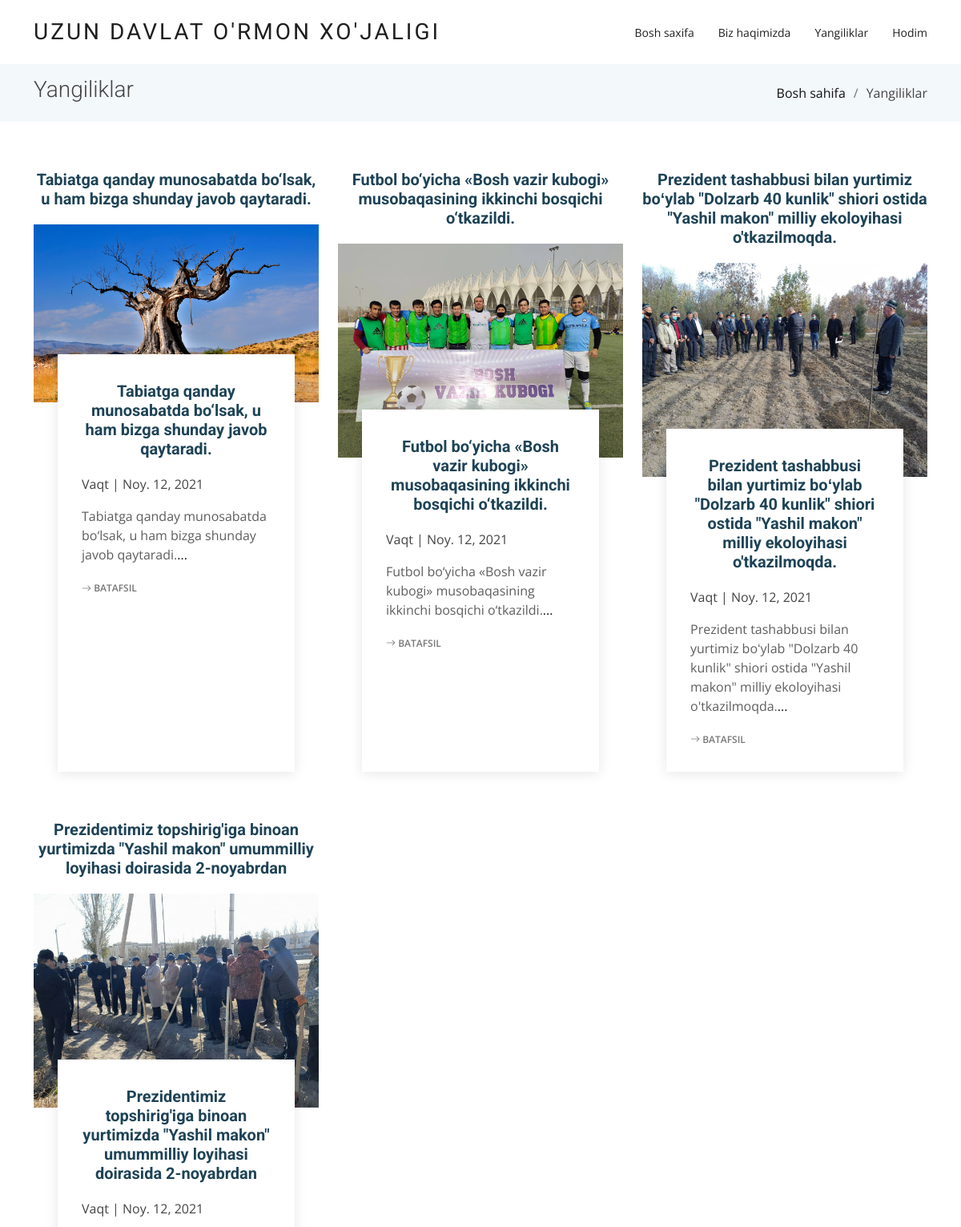
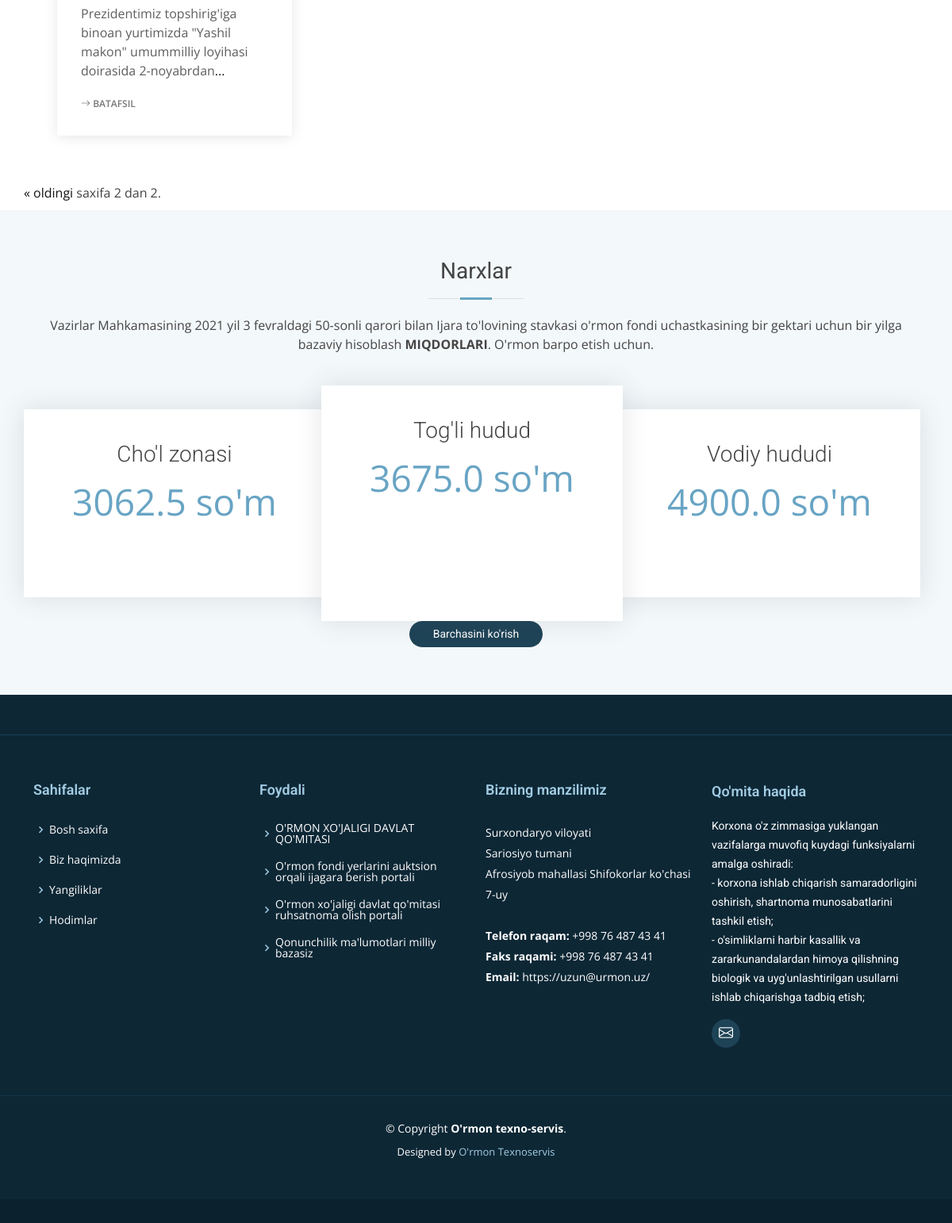
Screenshot of /news/?page=2 with the database file from the repository (2 pictures, top to bottom).
### articles/models.py (models this page shows, shortened)
class Newsmodel(models.Model):
    image = models.ImageField(upload_to='image/')
    title = models.CharField(max_length=250)
    summary = models.CharField(max_length=250)
    body = RichTextField()
    date = models.DateField(auto_now=True)

class NewsPrise(models.Model):
    title = models.CharField(max_length=50)
    price = models.FloatField()
    tarif = models.CharField(max_length=50, blank=True)
    plan = models.CharField(max_length=100, blank=True)

### articles/views.py (the view)
# urls.py: path('news/', newsview, name='news'),
def newsview(request):
    news_model = Newsmodel.objects.order_by('-date')
    news_price = NewsPrise.objects.all()
    paginator = Paginator(news_model, 9)
    page_number = request.GET.get('page')
    page_obj = paginator.get_page(page_number)
    tarjima = _("helo world")
    context = {
        'news_model': news_model,
        'news_price': news_price,
        'page_obj': page_obj,
        'tarjima': tarjima
    }
    return render(request, 'news.html', context)

### templates/news.html (shortened to what this page needs)
{% extends 'base.html' %}
{% block content %}
{% load static %}
  <main id="main">
    <section class="breadcrumbs">
      <div class="container">
        <div class="d-flex justify-content-between align-items-center">
          <h2>Yangiliklar</h2>
          <ol>
            <li><a href="{% url 'home' %}">Bosh sahifa</a></li>
            <li>Yangiliklar</li>
          </ol>
        </div>
      </div>
    </section>
    <section class="service-details">
      <div class="container">
        <div class="row">
        {% for data in page_obj %}
          <div class="col-md-4 d-flex align-items-stretch" data-aos="fade-up">
            <div class="card">
              <div class="card-img">
              <h5 class="card-title"><a href="{% url 'detail' data.pk %} ">{{ data.title }}</a></h5>
              {% if data.image %}
                <img src="{{ data.image.url }}" alt="...">
              {% endif %}
              </div>
              <div class="card-body">
                <h5 class="card-title"><a href="{% url 'detail' data.pk %} ">{{ data.title }} </a></h5>
                <p> Vaqt | {{ data.date }} </p>
                <p class="card-text">{{ data.summary }}<a href="{% url 'detail' data.pk %}">...</a></p>
                <div class="read-more"><a href="{% url 'detail' data.pk%}"><i class="bi bi-arrow-right"></i> Batafsil</a></div>
              </div>
            </div>
          </div>
        {% endfor %}
        <div class="pagination">
         <span class="step-links">
            {% if page_obj.has_previous %}
                <a href="?page=1">&laquo; oldingi</a>
            {% endif %}
            <span class="current">
                saxifa {{ page_obj.number }} dan {{ page_obj.paginator.num_pages }}.
            </span>
          </span>
        </div>
      </div>
    </section>
    <section class="pricing section-bg" data-aos="fade-up">
      <div class="container">
        <div class="section-title">
          <h2>Narxlar</h2>
          <p>Vazirlar Mahkamasining 2021 yil 3 fevraldagi 50-sonli qarori bilan Ijara to'lovining stavkasi o'rmon fondi uchastkasining bir gektari uchun bir yilga bazaviy hisoblash <b>MIQDORLARI</b>. O'rmon barpo etish uchun.</p>
        </div>
        <div class="row no-gutters">
        {% for data in news_price%}
          <div class="col-lg-4 box {% if forloop.counter == 2 %} featured {% endif %}">
            <h3>{{ data.title }}</h3>
            <h4>{{ data.price }} so'm</h4>
            <ul>
              <li>{{ data.plan }}</li>
            </ul>
          </div>
        {% endfor %}
        </div>
      </div>
      <center><a href="{% static '/Ижара ставкалари.xlsx' %}" class="get-started-btn">Barchasini ko'rish</a></center>
    </section>
  </main>
{% endblock content %}

### static/css/style.css (style rules this page uses)
body { font-family: "Open Sans", sans-serif; color: #444; }
a { color: #111213; text-decoration: none; }
h1, h2, h3, h4, h5, h6, .font-primary { font-family: "Roboto", sans-serif; }
#main { margin-top: 80px; }
section { padding: 60px 0; }
.section-bg { background-color: #f3f8fa; }
.section-title { text-align: center; padding-bottom: 30px; }
.section-title h2 { font-size: 28px; font-weight: 400; margin-bottom: 20px; padding-bottom: 20px; position: relative; }
.section-title h2::before { content: ''; position: absolute; display: block; width: 120px; height: 1px; background: #ddd; bottom: 1px; left: calc(50% - 60px); }
.section-title h2::after { content: ''; position: absolute; display: block; width: 40px; height: 3px; background: #68A4C4; bottom: 0; left: calc(50% - 20px); }
.section-title p { margin-bottom: 0; }
.breadcrumbs { padding: 15px 0; background-color: #f3f8fa; min-height: 40px; }
.breadcrumbs h2 { font-size: 28px; font-weight: 300; }
.breadcrumbs ol { display: flex; flex-wrap: wrap; list-style: none; padding: 0; margin: 0; }
.breadcrumbs ol li + li { padding-left: 10px; }
.breadcrumbs ol li + li::before { display: inline-block; padding-right: 10px; color: #6c757d; content: "/"; }
.service-details { padding-bottom: 10px; }
.service-details .card { border: 0; padding: 0 30px; margin-bottom: 60px; position: relative; }
.service-details .card-img { width: calc(100% + 60px); margin-left: -30px; overflow: hidden; z-index: 9; border-radius: 0; }
.service-details .card-img img { max-width: 100%; transition: all 0.3s ease-in-out; }
.service-details .card-body { z-index: 10; background: #fff; border-top: 4px solid #fff; padding: 30px; box-shadow: 0px 2px 15px rgba(0, 0, 0, 0.1); margin-top: -60px; transition: 0.3s; }
.service-details .card-title { font-weight: 700; text-align: center; margin-bottom: 20px; }
.service-details .card-title a { color: #1e4356; transition: 0.3s; }
.service-details .card-text { color: #5e5e5e; }
.service-details .read-more a { color: #777777; text-transform: uppercase; font-weight: 600; font-size: 12px; transition: 0.3s; }
.pricing .row { padding-top: 40px; }
.pricing .box { padding: 40px; margin-bottom: 30px; box-shadow: 0px 0px 30px rgba(73, 78, 92, 0.15); background: #fff; text-align: center; }
.pricing h3 { font-weight: 300; margin-bottom: 15px; font-size: 28px; }
.pricing h4 { font-size: 46px; color: #68A4C4; font-weight: 400; font-family: "Open Sans", sans-serif; margin-bottom: 25px; }
.pricing ul { padding: 0; list-style: none; color: #999; text-align: left; line-height: 20px; }
.pricing ul li { padding-bottom: 12px; }
.pricing .get-started-btn { background: #1e4356; display: inline-block; padding: 6px 30px; border-radius: 20px; color: #fff; transition: none; font-size: 14px; font-weight: 400; font-family: "Roboto", sans-serif; transition: 0.3s; }
.pricing .featured { z-index: 10; margin: -30px -5px 0 -5px; }

### rows the page displays
Newsmodel: title "Tabiatga qanday munosabatda bo‘lsak, u ham bizga shunday javob qaytaradi.", image (picture), date "Noy. 12, 2021", summary "Tabiatga qanday munosabatda bo‘lsak, u ham bizga shunday javob qaytaradi."
Newsmodel: title "Futbol bo‘yicha «Bosh vazir kubogi» musobaqasining ikkinchi bosqichi o‘tkazildi.", image (picture), date "Noy. 12, 2021", summary "Futbol bo‘yicha «Bosh vazir kubogi» musobaqasining ikkinchi bosqichi o‘tkazildi."
Newsmodel: title "Prezident tashabbusi bilan yurtimiz boʻylab \"Dolzarb 40 kunlik\" shiori ostida \"Yashil makon\" milliy ekoloyihasi o'tkazilmoqda.", image (picture), date "Noy. 12, 2021", summary "Prezident tashabbusi bilan yurtimiz boʻylab \"Dolzarb 40 kunlik\" shiori ostida \"Yashil makon\" milliy ekoloyihasi o'tkazilmoqda."
Newsmodel: title "Prezidentimiz topshirig'iga binoan yurtimizda \"Yashil makon\" umummilliy loyihasi doirasida 2-noyabrdan", image (picture), date "Noy. 12, 2021", summary "Prezidentimiz topshirig'iga binoan yurtimizda \"Yashil makon\" umummilliy loyihasi doirasida 2-noyabrdan"
NewsPrise: title "Cho'l zonasi", price "3062.5"
NewsPrise: title "Tog'li hudud", price "3675.0"
NewsPrise: title "Vodiy hududi", price "4900.0"

### other values shown
{{ page_obj.number }} "2"
{{ page_obj.paginator.num_pages }} "2"
